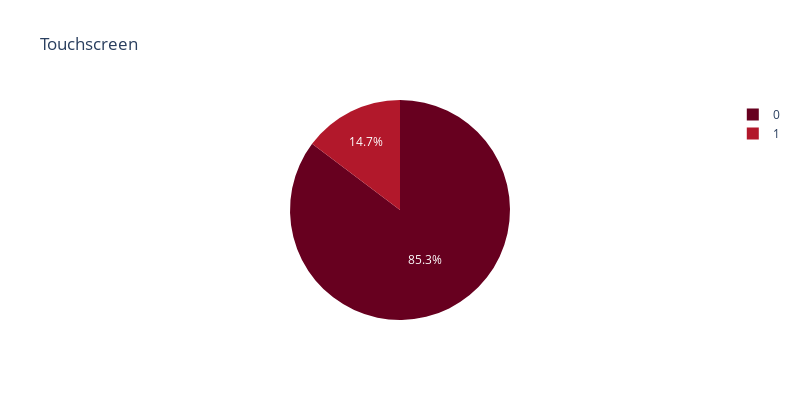

The cell this chart's notebook holds for it:
### Code cell
df['Touchscreen'].value_counts()
px.pie(df,names='Touchscreen',title='Touchscreen',width=800,height=400,color_discrete_sequence=px.colors.sequential.RdBu)

### Figure 1 — Plotly figure (JSON) as saved in the notebook; plotly's stock layout.template omitted (floating-point values rounded to 4 significant figures; data arrays with more than 128 entries replaced by an {"elided": "..."} marker saying what was removed)
{"data": [{"domain": {"x": [0, 1], "y": [0, 1]}, "hovertemplate": "Touchscreen=%{label}<extra></extra>", "labels": {"elided": "1303 int values"}, "legendgroup": "", "name": "", "showlegend": true, "type": "pie"}], "layout": {"height": 400, "legend": {"tracegroupgap": 0}, "piecolorway": ["rgb(103,0,31)", "rgb(178,24,43)", "rgb(214,96,77)", "rgb(244,165,130)", "rgb(253,219,199)", "rgb(247,247,247)", "rgb(209,229,240)", "rgb(146,197,222)", "rgb(67,147,195)", "rgb(33,102,172)", "rgb(5,48,97)"], "title": {"text": "Touchscreen"}, "width": 800}}
